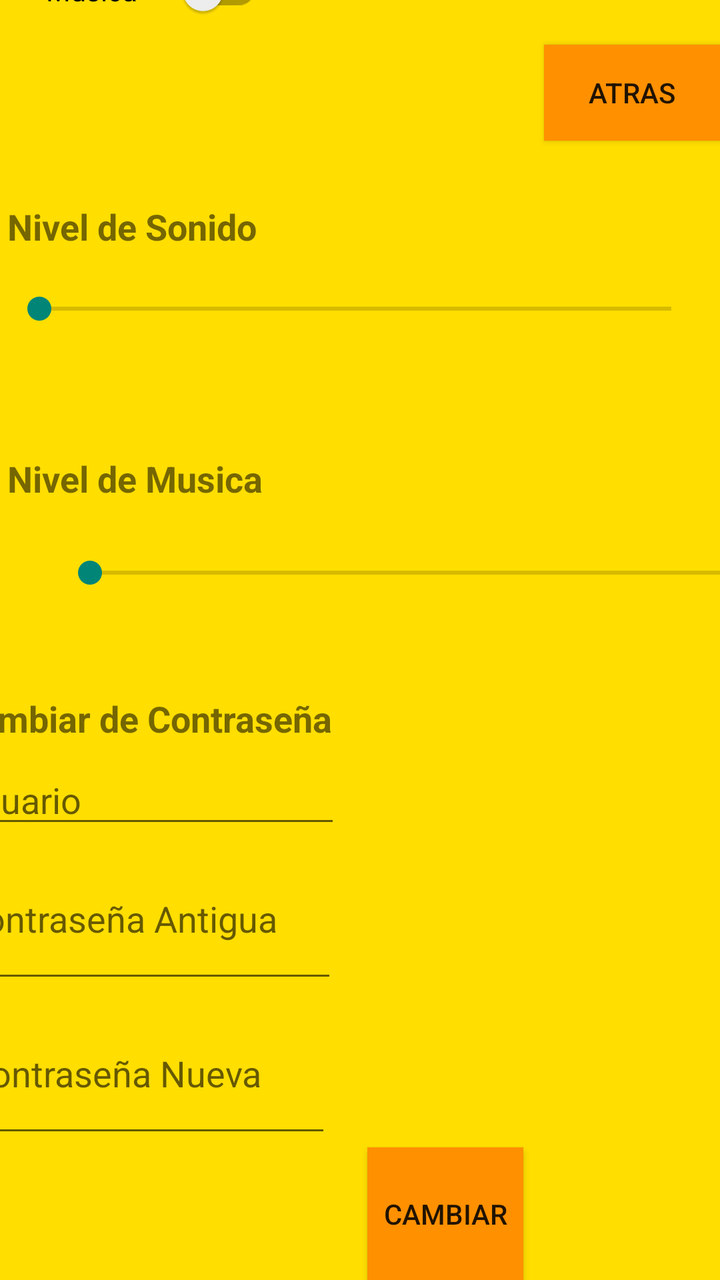
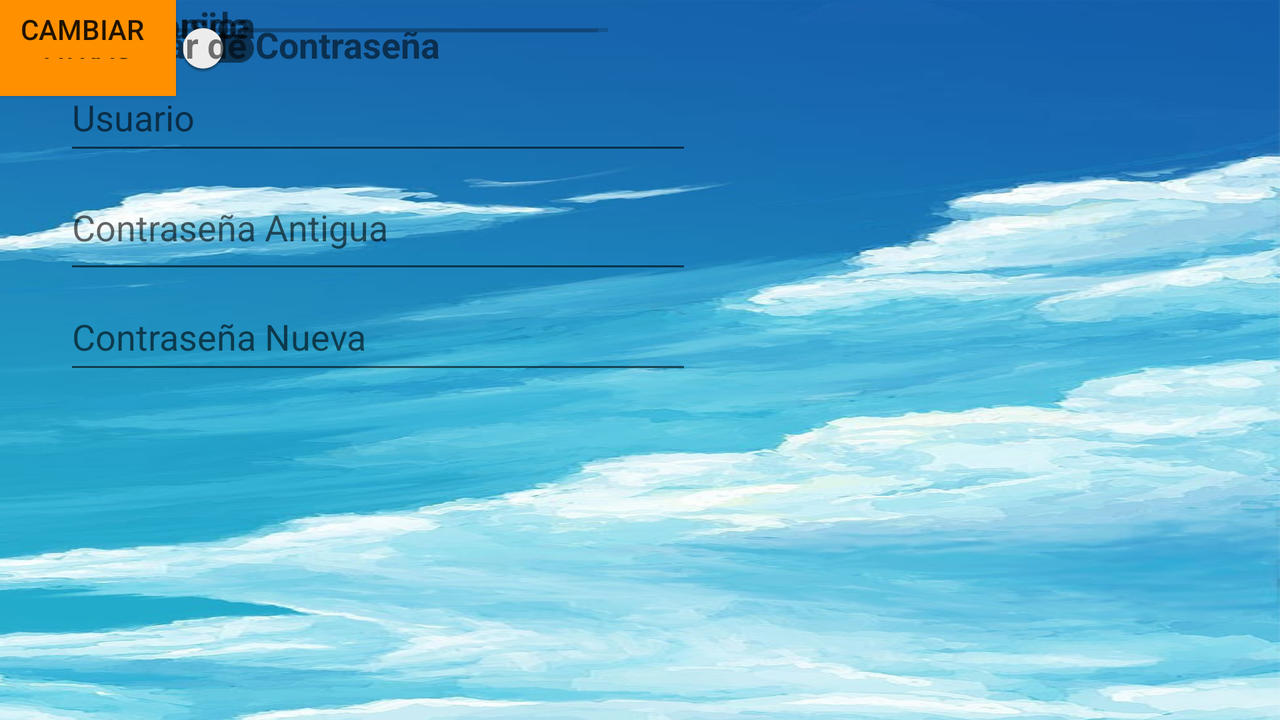

The same Android screen from two of the app's own layout files: first res/layout/ as a phone draws it, then the repository's variant for another configuration, drawn on a device whose configuration selects that folder. Both files follow.
<!-- AndroidManifest.xml: application theme Theme.TriviaWorld -->
<!-- res/layout/pantalla_opciones.xml -->
<?xml version="1.0" encoding="utf-8"?>
<androidx.constraintlayout.widget.ConstraintLayout
    xmlns:android="http://schemas.android.com/apk/res/android"
    xmlns:app="http://schemas.android.com/apk/res-auto"
    xmlns:tools="http://schemas.android.com/tools"
    android:layout_width="match_parent"
    android:layout_height="match_parent"
    android:background="@color/amarilooo"
    >


    <TextView
        android:id="@+id/txtNivelSonido"
        android:layout_width="160dp"
        android:layout_height="33dp"

        android:layout_marginStart="29dp"
        android:layout_marginTop="82dp"
        android:layout_marginEnd="222dp"
        android:text="@string/nivelSonido"
        android:textSize="18sp"
        android:textStyle="bold"
        app:layout_constraintBottom_toTopOf="@+id/nivelMusica"
        app:layout_constraintEnd_toEndOf="parent"
        app:layout_constraintStart_toStartOf="parent"
        app:layout_constraintTop_toBottomOf="@+id/switch2" />

    <SeekBar
        android:id="@+id/nivelMusica"
        android:layout_width="348dp"
        android:layout_height="41dp"


        android:layout_marginStart="29dp"
        android:layout_marginEnd="34dp"
        android:layout_marginBottom="26dp"
        app:layout_constraintBottom_toTopOf="@+id/txtNivelMusica"
        app:layout_constraintEnd_toEndOf="parent"
        app:layout_constraintStart_toStartOf="parent"
        app:layout_constraintTop_toBottomOf="@+id/txtNivelSonido" />

    <TextView
        android:id="@+id/txtNivelMusica"
        android:layout_width="157dp"

        android:layout_marginStart="29dp"
        android:layout_marginTop="26dp"
        android:layout_marginEnd="225dp"
        android:text="@string/nivelMusica"
        android:textSize="18sp"
        android:textStyle="bold"
        app:layout_constraintBottom_toTopOf="@+id/nivelSonido"
        app:layout_constraintEnd_toEndOf="parent"
        app:layout_constraintStart_toStartOf="parent"
        app:layout_constraintTop_toBottomOf="@+id/nivelMusica"

        android:layout_height="30dp" />

    <androidx.appcompat.widget.SwitchCompat
        android:id="@+id/switch2"
        android:layout_width="131dp"
        android:layout_height="48dp"


        android:text="@string/musica"
        android:textAlignment="center"

        app:layout_constraintStart_toStartOf="parent"
        app:layout_constraintTop_toBottomOf="@+id/switch1" />

    <SeekBar
        android:id="@+id/nivelSonido"
        android:layout_width="353dp"
        android:layout_height="59dp"

        android:layout_marginStart="29dp"
        android:layout_marginEnd="29dp"
        android:layout_marginBottom="21dp"
        app:layout_constraintBottom_toTopOf="@+id/contenedorCambioContrasenia"
        app:layout_constraintEnd_toEndOf="parent"
        app:layout_constraintHorizontal_bias="0.0"
        app:layout_constraintStart_toStartOf="parent" />

    <androidx.appcompat.widget.SwitchCompat
        android:id="@+id/switch1"
        android:layout_width="131dp"
        android:layout_height="48dp"

        android:text="@string/sonido"
        android:textAlignment="center"
        android:textSize="18sp"
        app:layout_constraintBottom_toTopOf="@+id/switch2"
        app:layout_constraintStart_toStartOf="parent" />

    <Button
        android:id="@+id/btnAtras"
        android:layout_width="wrap_content"
        android:layout_height="wrap_content"

        android:background="@color/Naranja"
        android:backgroundTintMode="add"
        android:text="@string/atras"
        app:layout_constraintBottom_toBottomOf="parent"
        app:layout_constraintEnd_toEndOf="parent"
        app:layout_constraintHorizontal_bias="1.0"
        app:layout_constraintStart_toStartOf="parent"
        app:layout_constraintTop_toTopOf="parent"
        app:layout_constraintVertical_bias="0.038" />

    <LinearLayout
        android:id="@+id/contenedorCambioContrasenia"
        android:layout_width="415dp"
        android:layout_height="303dp"
         android:background="@color/amarilooo"
        android:orientation="vertical"
        app:layout_constraintBottom_toBottomOf="parent"
        app:layout_constraintEnd_toEndOf="parent"
        app:layout_constraintHorizontal_bias="1.0"
        app:layout_constraintStart_toStartOf="parent">

        <TextView
            android:id="@+id/txtCambioPass"
            android:layout_width="323dp"
            android:layout_height="13dp"
            android:layout_gravity="center"
            android:layout_marginTop="10dp"
            android:layout_marginEnd="14dp"
            android:layout_weight="1"
            android:text="@string/cambioPass"

            android:textSize="18sp"
            android:textStyle="bold" />

        <EditText

            android:id="@+id/cambioUsuario"
            android:layout_width="195dp"
            android:layout_height="23dp"


            android:layout_gravity="center"
            android:layout_marginEnd="80dp"
            android:layout_weight="1"
            android:autofillHints="usuario"
            android:hint="@string/user"
            android:inputType="text"
            android:textSize="18sp" />

        <EditText

            android:id="@+id/passAntigua"
            android:layout_width="192dp"
            android:layout_height="wrap_content"


            android:layout_gravity="center"
            android:layout_marginEnd="80dp"
            android:layout_weight="2"
            android:autofillHints="antigua"
            android:hint="@string/passAntigua"
            android:inputType="textPassword"
            android:textSize="18sp" />

        <EditText

            android:id="@+id/passNueva"
            android:layout_width="186dp"
            android:layout_height="wrap_content"


            android:layout_gravity="center"
            android:layout_marginEnd="80dp"
            android:layout_weight="2"
            android:autofillHints="nueva"
            android:hint="@string/passNueva"
            android:inputType="textPassword"
            android:textSize="18sp" />

        <Button
            android:id="@+id/btnCambiar"
            android:layout_width="78dp"
            android:layout_height="wrap_content"
            android:layout_gravity="center"
            android:layout_marginStart="70dp"
            android:layout_weight="1"
            android:background="@color/Naranja"
            android:text="@string/cambiar" />

    </LinearLayout>


</androidx.constraintlayout.widget.ConstraintLayout>
<!-- resources referenced by this layout -->
<resources>
  <color name="Naranja">#ff9000</color>
  <color name="amarilooo">#ffde00</color>
  <string name="atras">Atras</string>
  <string name="cambiar">Cambiar</string>
  <string name="cambioPass">Cambiar de Contraseña</string>
  <string name="musica">Musica</string>
  <string name="nivelMusica">Nivel de Musica</string>
  <string name="nivelSonido">Nivel de Sonido</string>
  <string name="passAntigua">Contraseña Antigua</string>
  <string name="passNueva">Contraseña Nueva</string>
  <string name="sonido">Sonido</string>
  <string name="user">Usuario</string>
  <style name="Theme.TriviaWorld" parent="Theme.AppCompat.DayNight.NoActionBar">
  
          
          
          <item name="colorPrimary">@color/purple_500</item>
          <item name="colorPrimaryVariant">@color/purple_700</item>
          <item name="colorOnPrimary">@color/white</item>
          
          <item name="colorSecondary">@color/teal_200</item>
          <item name="colorSecondaryVariant">@color/teal_700</item>
          <item name="colorOnSecondary">@color/black</item>
          
          <item name="android:statusBarColor" tools:targetApi="l">?attr/colorPrimaryVariant</item>
          
      </style>
  <color name="purple_500">#FF6200EE</color>
  <color name="purple_700">#FF3700B3</color>
  <color name="white">#FFFFFFFF</color>
  <color name="teal_200">#FF03DAC5</color>
  <color name="teal_700">#FF018786</color>
  <color name="black">#FF000000</color>
</resources>
<!-- res/layout-land/pantalla_opciones.xml (the repository's variant of the layout above) -->
<!-- drawn on the phone turned sideways -->
<?xml version="1.0" encoding="utf-8"?>
<androidx.constraintlayout.widget.ConstraintLayout
    xmlns:android="http://schemas.android.com/apk/res/android"
    xmlns:app="http://schemas.android.com/apk/res-auto"
    xmlns:tools="http://schemas.android.com/tools"
    android:layout_width="match_parent"
    android:layout_height="match_parent"
    android:background="@drawable/sky"

    >


    <TextView
        android:id="@+id/txtNivelSonido"
        android:layout_width="160dp"
        android:layout_height="33dp"

        android:layout_marginStart="44dp"
        android:layout_marginTop="24dp"
        android:text="@string/nivelSonido"
        android:textSize="18sp"
        android:textStyle="bold"
     />

    <SeekBar
        android:id="@+id/nivelMusica"
        android:layout_width="315dp"
        android:layout_height="31dp"


        android:layout_marginStart="40dp"
        android:layout_marginTop="1dp"
        />

    <TextView
        android:id="@+id/txtNivelMusica"
        android:layout_width="157dp"

        android:layout_height="30dp"
        android:layout_marginStart="44dp"
        android:text="@string/nivelMusica"
        android:textSize="18sp"
        android:textStyle="bold"

        />

    <androidx.appcompat.widget.SwitchCompat
        android:id="@+id/switch2"
        android:layout_width="131dp"
        android:layout_height="48dp"


        android:layout_marginStart="12dp"

        android:layout_marginTop="16dp"
        android:text="@string/musica"
        android:textAlignment="center"
        android:textSize="18sp"
       />

    <SeekBar
        android:id="@+id/nivelSonido"
        android:layout_width="320dp"
        android:layout_height="30dp"

        android:layout_marginStart="44dp"
       />

    <androidx.appcompat.widget.SwitchCompat
        android:id="@+id/switch1"
        android:layout_width="131dp"
        android:layout_height="48dp"

        android:layout_marginStart="12dp"
        android:layout_marginTop="36dp"
        android:text="@string/sonido"
        android:textAlignment="center"
        android:textSize="18sp"
       />

    <Button
        android:id="@+id/btnAtras"
        android:layout_width="wrap_content"
        android:layout_height="wrap_content"
        android:onClick="volverInicio"
        android:layout_marginTop="68dp"
        android:layout_marginEnd="40dp"
        android:background="@color/Naranja"
        android:backgroundTintMode="add"
        android:text="@string/atras"
         />

    <LinearLayout
        android:id="@+id/contenedorCambioContrasenia"
        android:layout_width="396dp"
        android:layout_height="192dp"

        android:orientation="vertical"
        tools:layout_editor_absoluteX="71dp"
        tools:layout_editor_absoluteY="159dp">

        <TextView
            android:id="@+id/txtCambioPass"
            android:layout_width="315dp"
            android:layout_height="13dp"
            android:layout_gravity="center"
            android:layout_marginTop="10dp"
            android:layout_marginEnd="9dp"
            android:layout_weight="1"
            android:text="@string/cambioPass"

            android:textSize="18sp"
            android:textStyle="bold" />

        <EditText

            android:id="@+id/cambioUsuario"
            android:layout_width="314dp"
            android:layout_height="wrap_content"
            android:layout_gravity="center"


            android:layout_marginEnd="9dp"

            android:layout_weight="1"
            android:autofillHints="usuario"
            android:hint="@string/user"
            android:inputType="text"
            android:textSize="18sp" />

        <EditText

            android:id="@+id/passAntigua"
            android:layout_width="314dp"
            android:layout_height="wrap_content"

            android:layout_gravity="center"
            android:layout_marginEnd="9dp"

            android:layout_weight="2"
            android:autofillHints="antigua"
            android:hint="@string/passAntigua"
            android:inputType="textPassword"
            android:textSize="18sp" />

        <EditText

            android:id="@+id/passNueva"
            android:layout_width="314dp"
            android:layout_height="wrap_content"


            android:layout_gravity="center"
            android:layout_marginEnd="9dp"
            android:layout_weight="1"
            android:autofillHints="nueva"
            android:hint="@string/passNueva"
            android:inputType="textPassword"
            android:textSize="18sp" />


    </LinearLayout>

    <Button
        android:id="@+id/btnCambiar"
        android:layout_width="82dp"
        android:layout_height="29dp"
        android:layout_gravity="center"
        android:layout_marginTop="4dp"
        android:layout_weight="1"
        android:background="@color/Naranja"
        android:text="@string/cambiar"
     />


</androidx.constraintlayout.widget.ConstraintLayout>
<!-- resources referenced by the variant -->
<!-- as the phone turned sideways resolves them -->
<resources>
  <color name="Naranja">#ff9000</color>
  <!-- drawable sky: jpg bitmap (drawable, 782442 bytes) -->
  <string name="atras">Atras</string>
  <string name="cambiar">Cambiar</string>
  <string name="cambioPass">Cambiar de Contraseña</string>
  <string name="musica">Musica</string>
  <string name="nivelMusica">Nivel de Musica</string>
  <string name="nivelSonido">Nivel de Sonido</string>
  <string name="passAntigua">Contraseña Antigua</string>
  <string name="passNueva">Contraseña Nueva</string>
  <string name="sonido">Sonido</string>
  <string name="user">Usuario</string>
  <style name="Theme.TriviaWorld" parent="Theme.AppCompat.DayNight.NoActionBar">
  
          
          
          <item name="colorPrimary">@color/purple_500</item>
          <item name="colorPrimaryVariant">@color/purple_700</item>
          <item name="colorOnPrimary">@color/white</item>
          
          <item name="colorSecondary">@color/teal_200</item>
          <item name="colorSecondaryVariant">@color/teal_700</item>
          <item name="colorOnSecondary">@color/black</item>
          
          <item name="android:statusBarColor" tools:targetApi="l">?attr/colorPrimaryVariant</item>
          
      </style>
  <color name="purple_500">#FF6200EE</color>
  <color name="purple_700">#FF3700B3</color>
  <color name="white">#FFFFFFFF</color>
  <color name="teal_200">#FF03DAC5</color>
  <color name="teal_700">#FF018786</color>
  <color name="black">#FF000000</color>
</resources>
